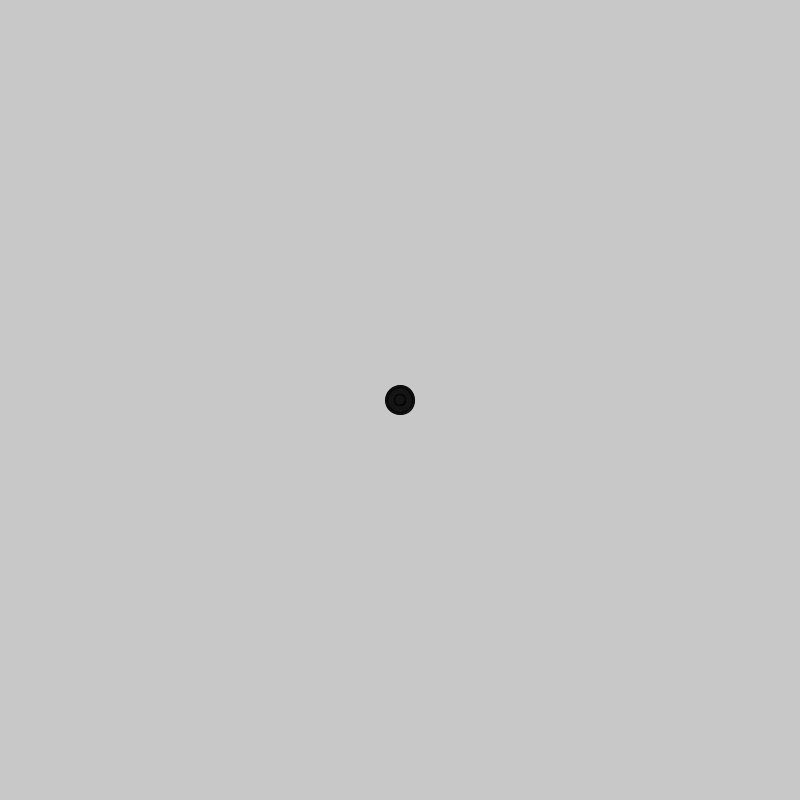
Frame 1 (no input)
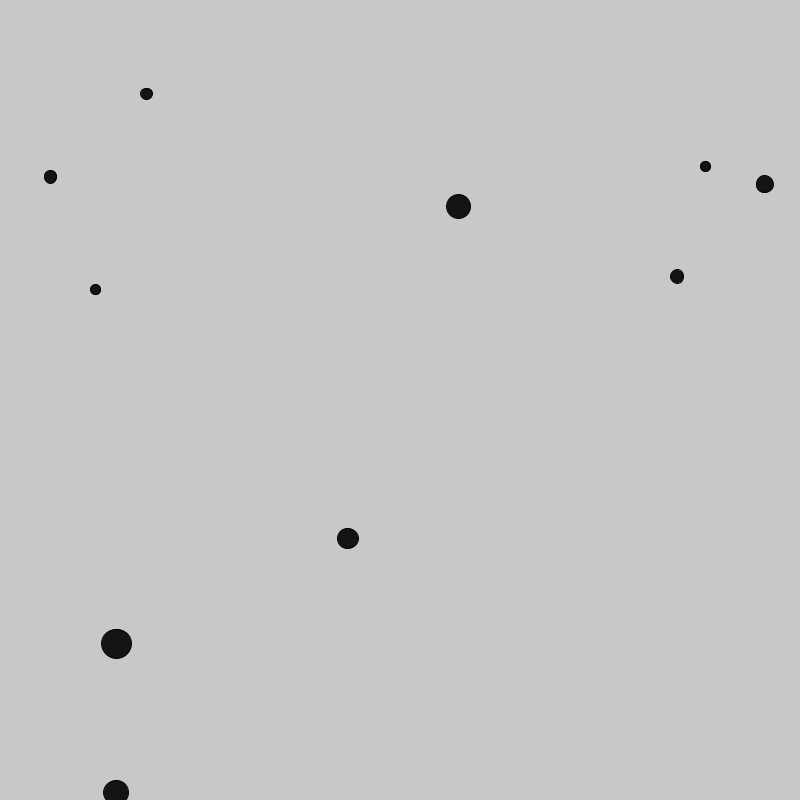
Frame 60 (the mouse pressed at the canvas centre just before this capture)
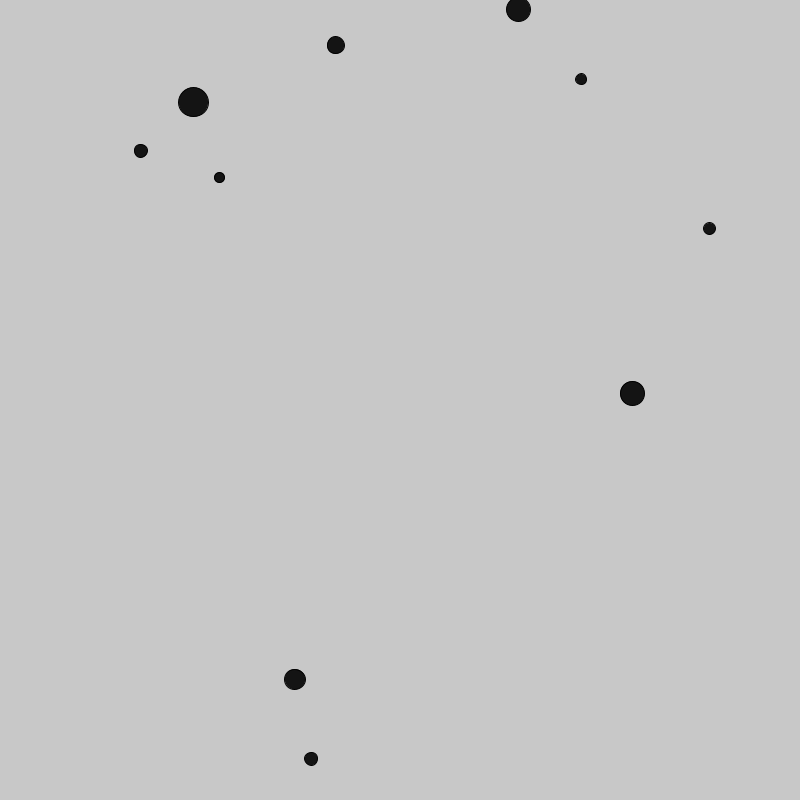
Frame 120 (the mouse held since frame 60 and released just before this capture)

The Processing sketch that drew these frames (run headless with seeded random() and noise(); from frame 60 on, the mouse is pressed at the canvas centre):

// Processing sketch: sketch_181010a
// ── sketch_181010a.pde
int num = 10;
float[] x = new float[num];
float[] y = new float[num];
float[] dx = new float[num];
float[] dy = new float[num];
float[] size = new float [num];
float[] ss = new float [num];


void setup() {
  size(800, 800);
  for (int i = 0; i < x.length; i++) {
    size[i] = 20;
    ss[i] = random (-10, 20);
    x[i] = width/2;
    y[i] = height/2;
    dx[i] = random(-10, 10);
    dy[i] = random(-10, 10);
  }
}

void draw() {
  background(200);


  for (int i = 0; i < x.length; i++) {
    float s;
    s = size[i] + ss [i];
    println (s);
    fill(20);
    ellipse(x[i], y[i], s, s);
    x[i] += dx[i];
    y[i] += dy[i];

    if (x[i] > width-s/2 || x[i] < s/2) {
      dx[i] = -dx[i];
    }
    if (y[i] > height-s/2 || y[i] < s/2) {
      dy[i] = -dy[i];
    }
  }
}
